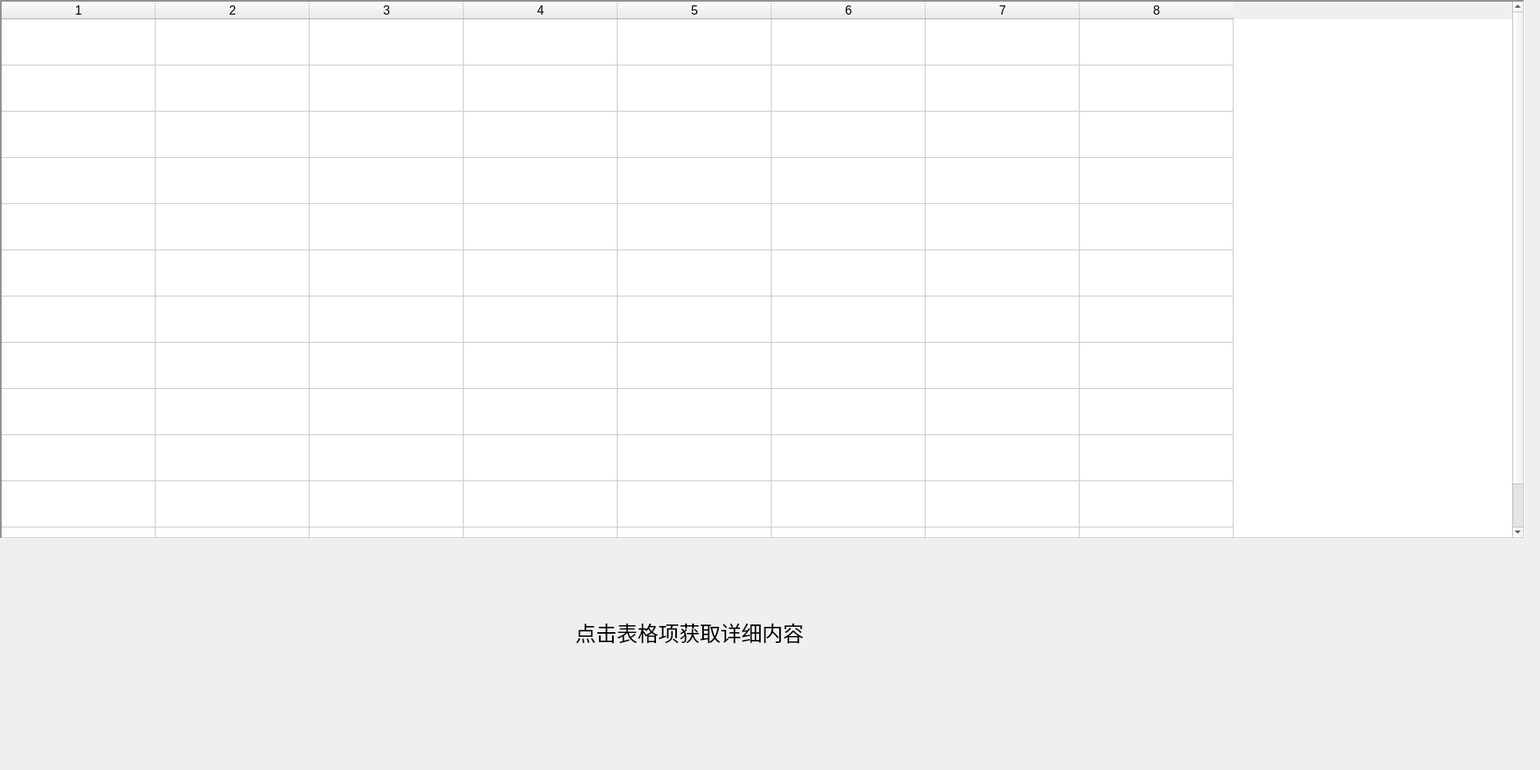
<?xml version="1.0" encoding="UTF-8"?>
<ui version="4.0">
 <class>opinion_result</class>
 <widget class="QWidget" name="opinion_result">
  <property name="geometry">
   <rect>
    <x>0</x>
    <y>0</y>
    <width>2000</width>
    <height>1000</height>
   </rect>
  </property>
  <property name="windowTitle">
   <string>意见反馈结果</string>
  </property>
  <widget class="QTableWidget" name="tableWidget">
   <property name="geometry">
    <rect>
     <x>0</x>
     <y>0</y>
     <width>1980</width>
     <height>700</height>
    </rect>
   </property>
   <property name="font">
    <font>
     <family>Arial</family>
     <pointsize>12</pointsize>
     <weight>50</weight>
     <italic>false</italic>
     <bold>false</bold>
    </font>
   </property>
   <property name="frameShape">
    <enum>QFrame::WinPanel</enum>
   </property>
   <property name="frameShadow">
    <enum>QFrame::Sunken</enum>
   </property>
   <property name="editTriggers">
    <set>QAbstractItemView::NoEditTriggers</set>
   </property>
   <property name="showGrid">
    <bool>true</bool>
   </property>
   <property name="gridStyle">
    <enum>Qt::SolidLine</enum>
   </property>
   <property name="sortingEnabled">
    <bool>true</bool>
   </property>
   <property name="rowCount">
    <number>12</number>
   </property>
   <property name="columnCount">
    <number>8</number>
   </property>
   <attribute name="horizontalHeaderVisible">
    <bool>true</bool>
   </attribute>
   <attribute name="horizontalHeaderCascadingSectionResizes">
    <bool>false</bool>
   </attribute>
   <attribute name="horizontalHeaderMinimumSectionSize">
    <number>28</number>
   </attribute>
   <attribute name="horizontalHeaderDefaultSectionSize">
    <number>200</number>
   </attribute>
   <attribute name="verticalHeaderVisible">
    <bool>false</bool>
   </attribute>
   <attribute name="verticalHeaderDefaultSectionSize">
    <number>60</number>
   </attribute>
   <row/>
   <row/>
   <row/>
   <row/>
   <row/>
   <row/>
   <row/>
   <row/>
   <row/>
   <row/>
   <row/>
   <row/>
   <column/>
   <column/>
   <column/>
   <column/>
   <column/>
   <column/>
   <column/>
   <column/>
   <item row="0" column="0">
    <property name="text">
     <string/>
    </property>
    <property name="background">
     <brush brushstyle="NoBrush">
      <color alpha="255">
       <red>0</red>
       <green>170</green>
       <blue>0</blue>
      </color>
     </brush>
    </property>
   </item>
  </widget>
  <widget class="qmylabel" name="mylabel">
   <property name="geometry">
    <rect>
     <x>10</x>
     <y>760</y>
     <width>1771</width>
     <height>121</height>
    </rect>
   </property>
   <property name="font">
    <font>
     <family>Arial</family>
     <pointsize>20</pointsize>
    </font>
   </property>
   <property name="text">
    <string>点击表格项获取详细内容</string>
   </property>
   <property name="alignment">
    <set>Qt::AlignCenter</set>
   </property>
  </widget>
 </widget>
 <customwidgets>
  <customwidget>
   <class>qmylabel</class>
   <extends>QLabel</extends>
   <header location="global">qmylabel.h</header>
  </customwidget>
 </customwidgets>
 <resources/>
 <connections/>
</ui>
